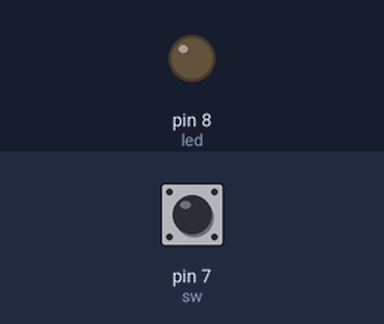
Bench run of a sketch on a simulated Arduino Uno, built with avr-gcc and run on an emulated ATmega328P. On the bench: output pins drawn as LEDs (lit = HIGH). Dashed ring = blinking. The test bench sets the inputs (shaded band); at power-on: pin 7 (sw) LOW.

Above: at 1.2 s.
1.3 s: pin 7 (sw) pulled HIGH for 0.15 s
At 1.4 s:
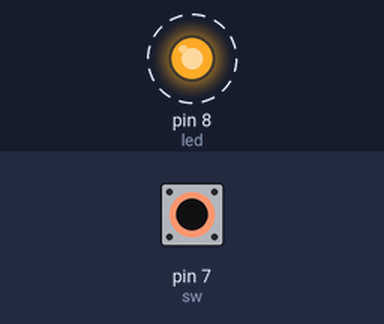
3.4 s: pin 7 (sw) pulled HIGH for 3.2 s
At 7.8 s:
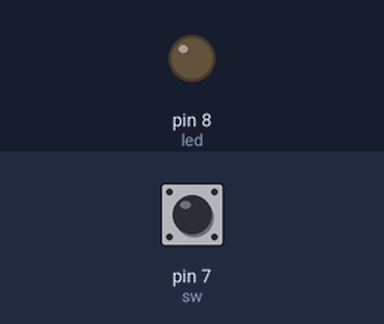
Timing chart, 0 to 9.3 s (numbered marks = the images above; inputs shaded):
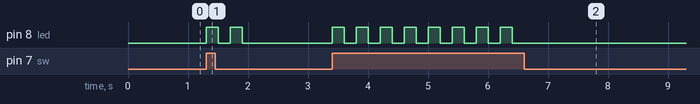

The sketch:

sw_led.ino
```cpp
#define sw 7
#define led 8
void setup() {
  // put your setup code here, to run once:
  pinMode(sw,INPUT);
  pinMode(led,OUTPUT);

}

void loop() {
  // put your main code here, to run repeatedly:
  if(digitalRead(sw)==HIGH){
    digitalWrite(led,HIGH);
    delay(200);
    digitalWrite(led,LOW);
    delay(200);
    digitalWrite(led,HIGH);
    delay(200);
    digitalWrite(led,LOW);
    delay(200);
  }

}
```

Measured:
- after the input at 1.3 s, pin 8 (led): alternates HIGH for 0.20 s and LOW for 0.20 s, 4 changes in all, then stays LOW, starting at once
- after the input at 3.4 s, pin 8 (led): alternates HIGH for 0.20 s and LOW for 0.20 s, 16 changes in all, then stays LOW, starting at once
